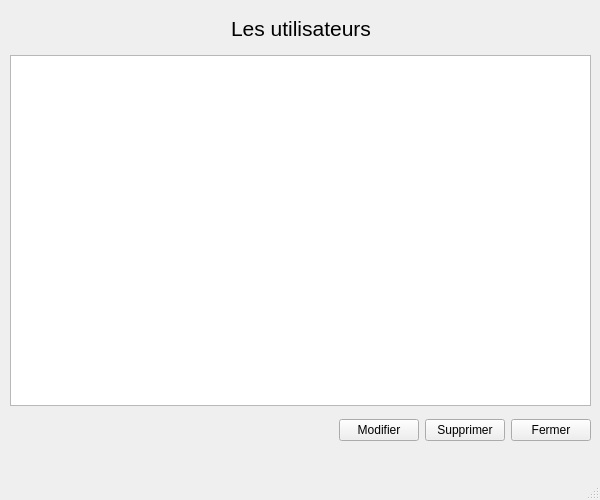
<?xml version="1.0" encoding="UTF-8"?>
<ui version="4.0">
 <class>UIListUser</class>
 <widget class="QMainWindow" name="UIListUser">
  <property name="geometry">
   <rect>
    <x>0</x>
    <y>0</y>
    <width>600</width>
    <height>500</height>
   </rect>
  </property>
  <property name="minimumSize">
   <size>
    <width>600</width>
    <height>500</height>
   </size>
  </property>
  <property name="maximumSize">
   <size>
    <width>600</width>
    <height>500</height>
   </size>
  </property>
  <property name="windowTitle">
   <string>Gestion des utilisateurs - Admin : </string>
  </property>
  <widget class="QWidget" name="centralwidget">
   <widget class="QWidget" name="horizontalLayoutWidget">
    <property name="geometry">
     <rect>
      <x>10</x>
      <y>10</y>
      <width>581</width>
      <height>37</height>
     </rect>
    </property>
    <layout class="QHBoxLayout" name="horizontalLayoutNorth">
     <item>
      <spacer name="horizontalSpacer">
       <property name="orientation">
        <enum>Qt::Horizontal</enum>
       </property>
       <property name="sizeHint" stdset="0">
        <size>
         <width>40</width>
         <height>20</height>
        </size>
       </property>
      </spacer>
     </item>
     <item>
      <widget class="QLabel" name="labelTitle">
       <property name="font">
        <font>
         <pointsize>16</pointsize>
        </font>
       </property>
       <property name="text">
        <string>Les utilisateurs</string>
       </property>
      </widget>
     </item>
     <item>
      <spacer name="horizontalSpacerLeft">
       <property name="orientation">
        <enum>Qt::Horizontal</enum>
       </property>
       <property name="sizeHint" stdset="0">
        <size>
         <width>40</width>
         <height>20</height>
        </size>
       </property>
      </spacer>
     </item>
    </layout>
   </widget>
   <widget class="QWidget" name="horizontalLayoutWidget_3">
    <property name="geometry">
     <rect>
      <x>10</x>
      <y>55</y>
      <width>581</width>
      <height>351</height>
     </rect>
    </property>
    <layout class="QHBoxLayout" name="horizontalLayoutTableview">
     <item>
      <widget class="QTableView" name="tableViewUsers">
       <property name="selectionBehavior">
        <enum>QAbstractItemView::SelectRows</enum>
       </property>
      </widget>
     </item>
    </layout>
   </widget>
   <widget class="QWidget" name="horizontalLayoutWidget_4">
    <property name="geometry">
     <rect>
      <x>10</x>
      <y>410</y>
      <width>581</width>
      <height>41</height>
     </rect>
    </property>
    <layout class="QHBoxLayout" name="horizontalLayoutButtons">
     <item>
      <spacer name="horizontalSpacerButtons">
       <property name="orientation">
        <enum>Qt::Horizontal</enum>
       </property>
       <property name="sizeHint" stdset="0">
        <size>
         <width>40</width>
         <height>20</height>
        </size>
       </property>
      </spacer>
     </item>
     <item>
      <widget class="QPushButton" name="pushButtonUpdate">
       <property name="text">
        <string>Modifier</string>
       </property>
      </widget>
     </item>
     <item>
      <widget class="QPushButton" name="pushButtonDelete">
       <property name="text">
        <string>Supprimer</string>
       </property>
      </widget>
     </item>
     <item>
      <widget class="QPushButton" name="pushButtonClose">
       <property name="text">
        <string>Fermer</string>
       </property>
      </widget>
     </item>
    </layout>
   </widget>
  </widget>
  <widget class="QMenuBar" name="menubar">
   <property name="geometry">
    <rect>
     <x>0</x>
     <y>0</y>
     <width>600</width>
     <height>21</height>
    </rect>
   </property>
  </widget>
  <widget class="QStatusBar" name="statusbar"/>
 </widget>
 <resources/>
 <connections/>
</ui>
